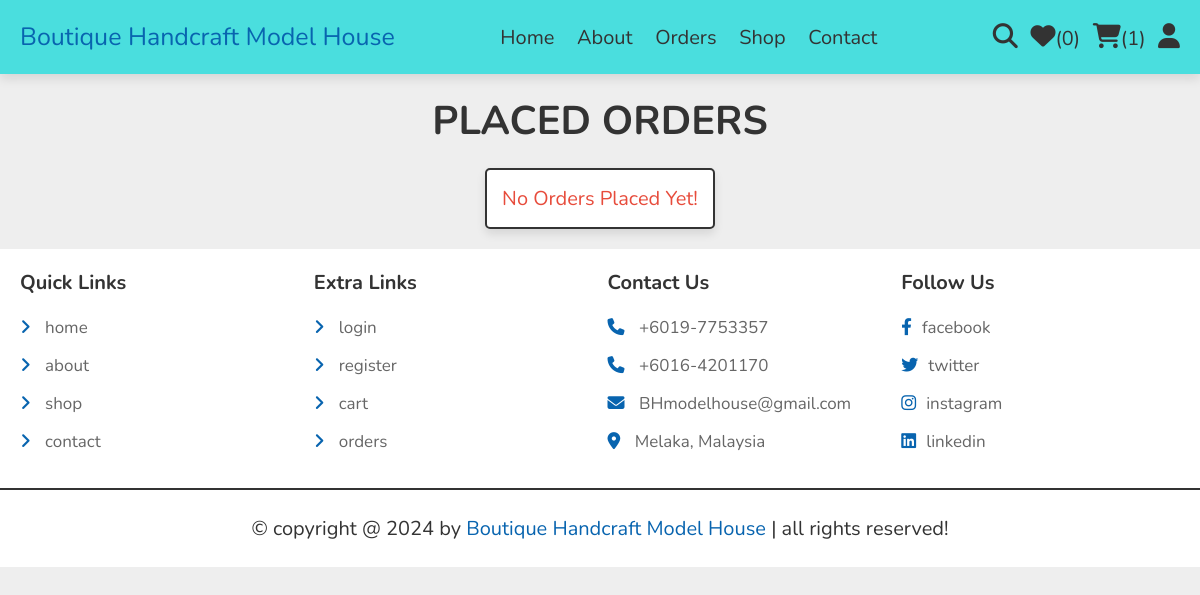
The page /orders.php (signed in) on the database as committed earlier.
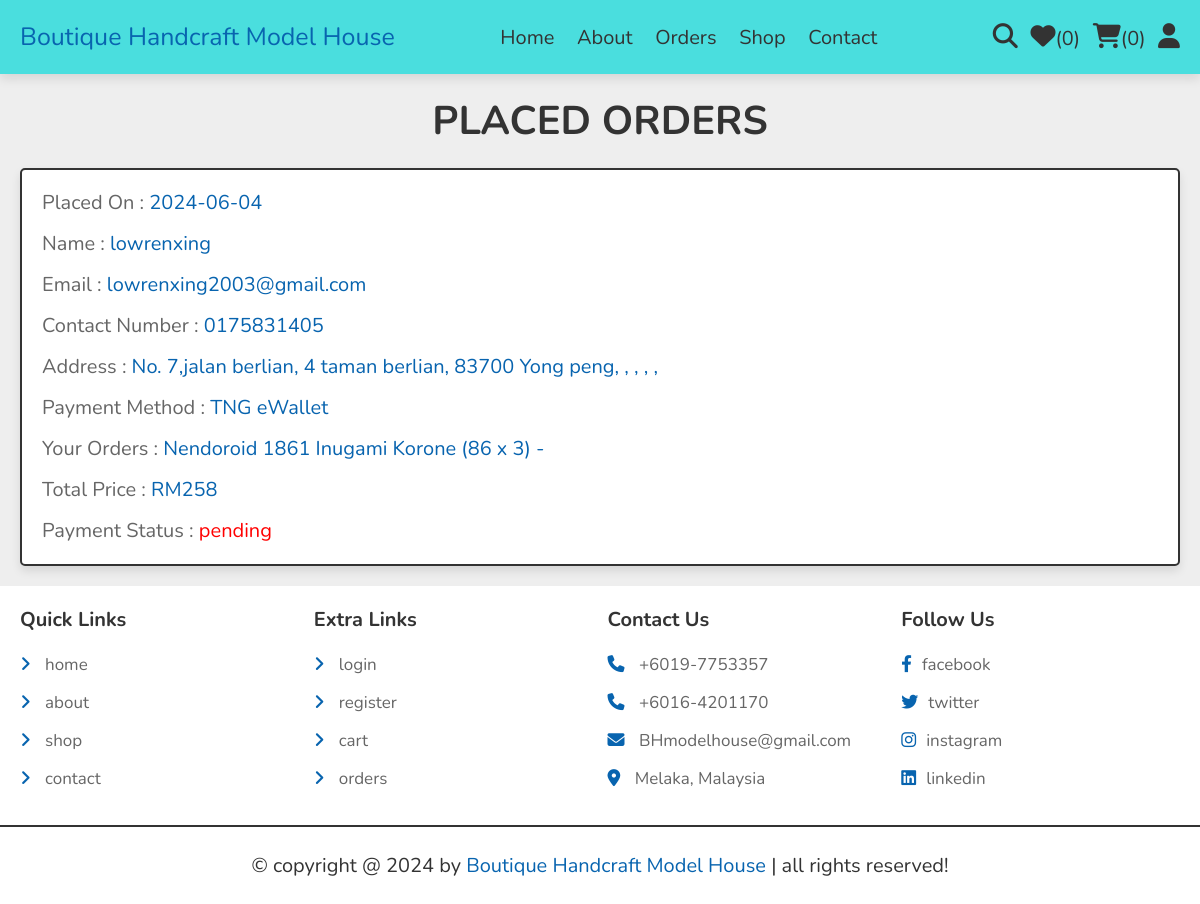
The same page on the database as committed later.
### tables this page shows
CREATE TABLE `orders` (
  `id` int(100) NOT NULL,
  `user_id` int(100) NOT NULL,
  `name` varchar(20) NOT NULL,
  `number` varchar(10) NOT NULL,
  `email` varchar(50) NOT NULL,
  `method` varchar(50) NOT NULL,
  `address` varchar(500) NOT NULL,
  `total_products` varchar(1000) NOT NULL,
  `total_price` int(100) NOT NULL,
  `placed_on` date NOT NULL DEFAULT current_timestamp(),
  `payment_status` varchar(20) NOT NULL DEFAULT 'pending'
);

### orders.php (the view, shortened to what this page needs)
<?php
include 'components/connect.php';
if(isset($_SESSION['user_id'])){
   $user_id = $_SESSION['user_id'];
}else{
   $user_id = '';
};
?>
<!DOCTYPE html>
<html lang="en">
<head>
   <link rel="stylesheet" href="https://cdnjs.cloudflare.com/ajax/libs/font-awesome/6.1.1/css/all.min.css">
   <link rel="stylesheet" href="css/style.css">
</head>
<body>
<?php include 'components/user_header.php'; ?>
<section class="orders">
   <h1 class="heading">placed orders</h1>
   <div class="box-container">
   <?php
      if($user_id == ''){
         echo '<p class="empty">please login to see your orders</p>';
      }else{
         $select_orders = $conn->prepare("SELECT * FROM `orders` WHERE user_id = ?");
         $select_orders->execute([$user_id]);
         if($select_orders->rowCount() > 0){
            while($fetch_orders = $select_orders->fetch(PDO::FETCH_ASSOC)){
   ?>
   <div class="box">
      <p>Placed On : <span><?= $fetch_orders['placed_on']; ?></span></p>
      <p>Name : <span><?= $fetch_orders['name']; ?></span></p>
      <p>Email : <span><?= $fetch_orders['email']; ?></span></p>
      <p>Contact Number : <span><?= $fetch_orders['number']; ?></span></p>
      <p>Address : <span><?= $fetch_orders['address']; ?></span></p>
      <p>Payment Method : <span><?= $fetch_orders['method']; ?></span></p>
      <p>Your Orders : <span><?= $fetch_orders['total_products']; ?></span></p>
      <p>Total Price : <span>RM<?= $fetch_orders['total_price']; ?></span></p>
      <p> Payment Status : <span style="color:<?php if($fetch_orders['payment_status'] == 'pending'){ echo 'red'; }else{ echo 'green'; }; ?>"><?= $fetch_orders['payment_status']; ?></span> </p>
   </div>
   <?php
      }
      }else{
         echo '<p class="empty">no orders placed yet!</p>';
      }
      }
   ?>
   </div>
</section>
<?php include 'components/footer.php'; ?>
</body>
</html>

### components/user_header.php (shortened to what this page needs)
<header class="header">
   <section class="flex">
      <a href="home.php" class="logo"><span>Boutique Handcraft Model House</span></a>
      <nav class="navbar">
         <a href="home.php">Home</a>
         <a href="about.php">About</a>
         <a href="orders.php">Orders</a>
         <a href="shop.php">Shop</a>
         <a href="contact.php">Contact</a>
      </nav>
      <div class="icons">
         <?php
            $count_wishlist_items = $conn->prepare("SELECT * FROM `wishlist` WHERE user_id = ?");
            $count_wishlist_items->execute([$user_id]);
            $total_wishlist_counts = $count_wishlist_items->rowCount();
            $count_cart_items = $conn->prepare("SELECT * FROM `cart` WHERE user_id = ?");
            $count_cart_items->execute([$user_id]);
            $total_cart_counts = $count_cart_items->rowCount();
         ?>
         <a href="search_page.php"><i class="fas fa-search"></i></a>
         <a href="wishlist.php"><i class="fas fa-heart"></i><span>(<?= $total_wishlist_counts; ?>)</span></a>
         <a href="cart.php"><i class="fas fa-shopping-cart"></i><span>(<?= $total_cart_counts; ?>)</span></a>
         <div id="user-btn" class="fas fa-user"></div>
      </div>
   </section>
</header>

Rows that differ between the two databases and show on the page:
added orders: placed_on "2024-06-04", name "lowrenxing", email "lowrenxing2003@gmail.com", number "0175831405", address "No. 7,jalan berlian, 4 taman berlian, 83700 Yong peng, , , , ,", method "TNG eWallet", total_products "Nendoroid 1861 Inugami Korone (86 x 3) -", total_price "258", payment_status "pending"
Other text that changed with them:
$total_cart_counts: "1" → "0"
text no longer shown: "No Orders Placed Yet!"
